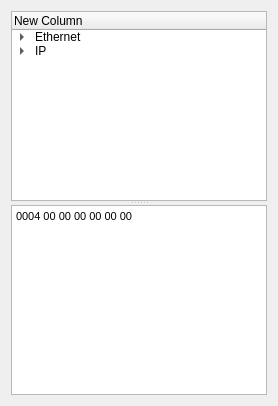
     <widget class="QWidget" name="tab_3" >
      <attribute name="title" >
       <string>Packet View</string>
      </attribute>
      <layout class="QVBoxLayout" >
       <item>
        <widget class="QSplitter" name="splitter" >
         <property name="orientation" >
          <enum>Qt::Vertical</enum>
         </property>
         <widget class="QTreeWidget" name="treeWidget" >
          <property name="uniformRowHeights" >
           <bool>true</bool>
          </property>
          <column>
           <property name="text" >
            <string>New Column</string>
           </property>
          </column>
          <item>
           <property name="text" >
            <string>Ethernet</string>
           </property>
           <item>
            <property name="text" >
             <string>DstMac: 00:00:00:00:00:00</string>
            </property>
           </item>
           <item>
            <property name="text" >
             <string>SrcMac: 00:00:00:00:00:00</string>
            </property>
           </item>
           <item>
            <property name="text" >
             <string>EtherType: IP (0800)</string>
            </property>
           </item>
          </item>
          <item>
           <property name="text" >
            <string>IP</string>
           </property>
           <item>
            <property name="text" >
             <string>Version: 4</string>
            </property>
           </item>
           <item>
            <property name="text" >
             <string>Header Length: 20</string>
            </property>
           </item>
          </item>
         </widget>
         <widget class="QTextEdit" name="textEdit" >
          <property name="html" >
           <string>&lt;html>&lt;head>&lt;meta name="qrichtext" content="1" />&lt;style type="text/css">
p, li { white-space: pre-wrap; }
&lt;/style>&lt;/head>&lt;body style=" font-family:'MS Shell Dlg 2'; font-size:8.25pt; font-weight:400; font-style:normal;">
&lt;p style=" margin-top:0px; margin-bottom:0px; margin-left:0px; margin-right:0px; -qt-block-indent:0; text-indent:0px; font-size:8pt;">0004 00 00 00 00 00 00&lt;/p>
&lt;p style="-qt-paragraph-type:empty; margin-top:0px; margin-bottom:0px; margin-left:0px; margin-right:0px; -qt-block-indent:0; text-indent:0px; font-size:8pt;">&lt;/p>&lt;/body>&lt;/html></string>
          </property>
         </widget>
        </widget>
       </item>
      </layout>
     </widget>
